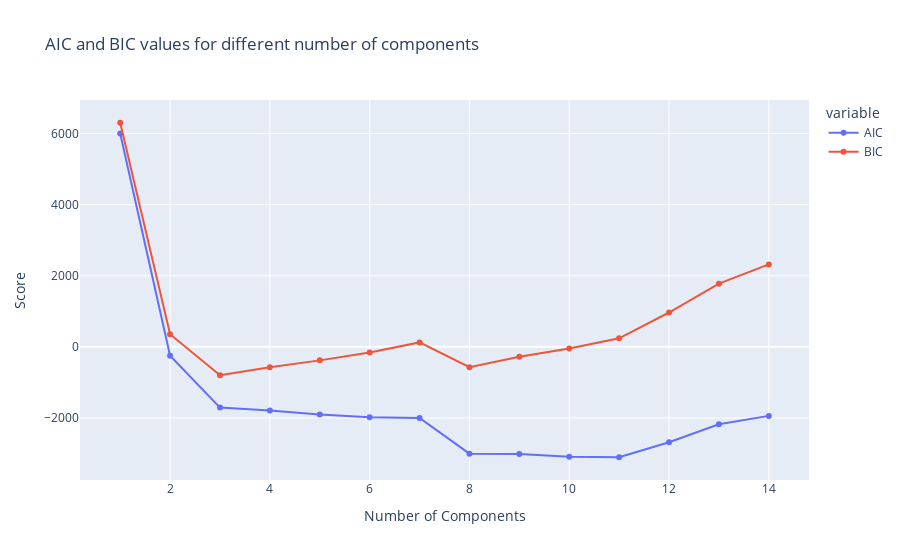

Source (notebook cell):
### Code cell
best_gmm_model, tuning_results = tune_gmm(df_mi, n_components_range=range(1, 15), criterion='AIC')
print(best_gmm_model)

### Figure 1 — Plotly figure (JSON) as saved in the notebook; plotly's stock layout.template omitted (floating-point values rounded to 4 significant figures)
{"data": [{"hovertemplate": "variable=AIC<br>Number of Components=%{x}<br>Score=%{y}<extra></extra>", "legendgroup": "AIC", "line": {"color": "#636efa", "dash": "solid"}, "marker": {"symbol": "circle"}, "mode": "lines+markers", "name": "AIC", "orientation": "v", "showlegend": true, "type": "scatter", "x": [1, 2, 3, 4, 5, 6, 7, 8, 9, 10, 11, 12, 13, 14], "xaxis": "x", "y": [6004.0, -249.6, -1710.0, -1792.0, -1900.0, -1983.0, -2003.0, -3004.0, -3016.0, -3089.0, -3106.0, -2686.0, -2179.0, -1942.0], "yaxis": "y"}, {"hovertemplate": "variable=BIC<br>Number of Components=%{x}<br>Score=%{y}<extra></extra>", "legendgroup": "BIC", "line": {"color": "#EF553B", "dash": "solid"}, "marker": {"symbol": "circle"}, "mode": "lines+markers", "name": "BIC", "orientation": "v", "showlegend": true, "type": "scatter", "x": [1, 2, 3, 4, 5, 6, 7, 8, 9, 10, 11, 12, 13, 14], "xaxis": "x", "y": [6305.0, 356.3, -799.2, -577.0, -380.3, -158.7, 125.3, -571.1, -277.8, -46.1, 241.1, 966.1, 1777.0, 2319.0], "yaxis": "y"}], "layout": {"legend": {"title": {"text": "variable"}, "tracegroupgap": 0}, "title": {"text": "AIC and BIC values for different number of components"}, "xaxis": {"anchor": "y", "domain": [0, 1], "title": {"text": "Number of Components"}}, "yaxis": {"anchor": "x", "domain": [0, 1], "title": {"text": "Score"}}}}
